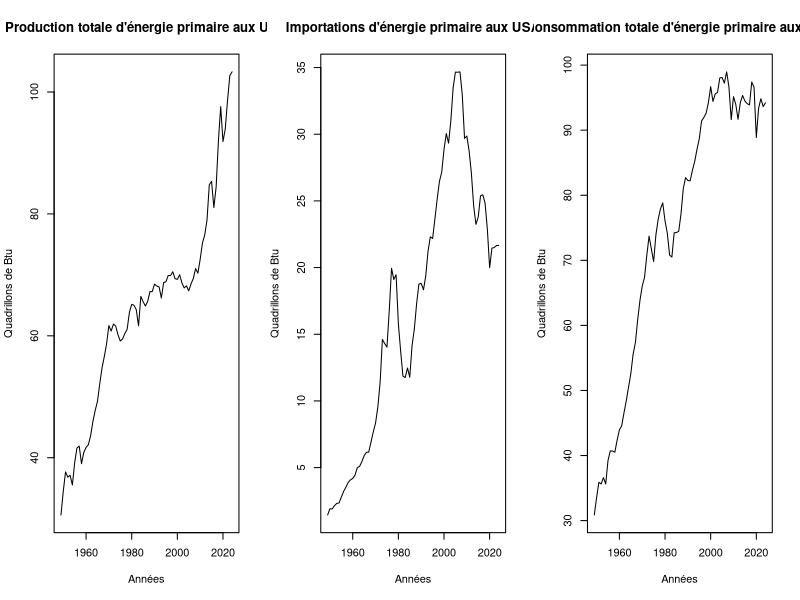
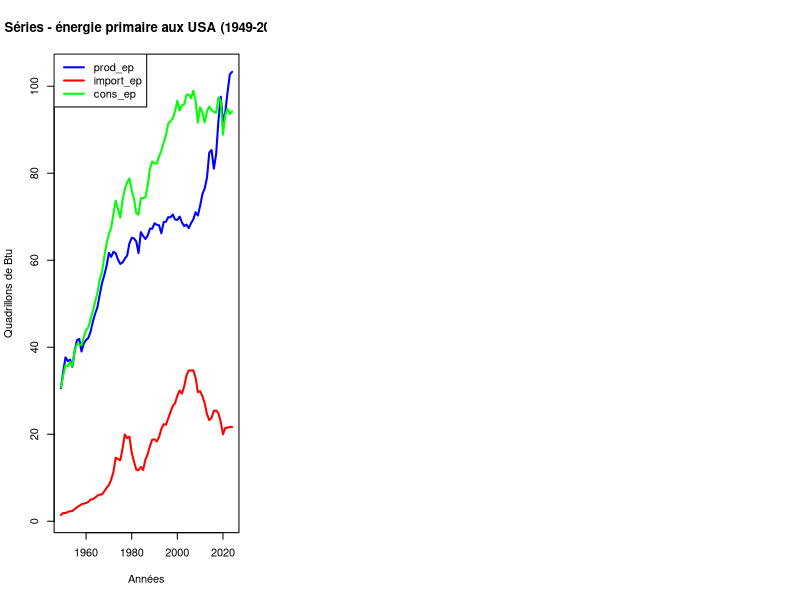
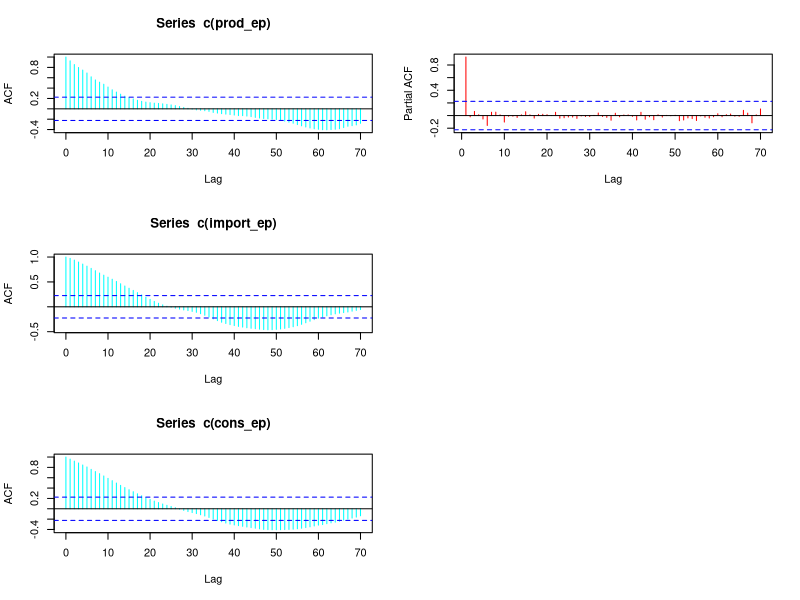

Source code (R) for these figures, in order: (Note: this script raises an error after producing the figures.)
# Librairies utiles
  library(readxl)

# Importation des séries
  series_energie_primaire <- read_excel("data/raw/series_energie_primaire.xlsx", col_names = TRUE, col_types = NULL)

  View(series_energie_primaire)

# Création des séries temporelles
  # Production totale d'énergie primaire
    prod_ep <- ts(series_energie_primaire[,2], start = c(1949), end = c(2024))
  
  # Importations d'énergie primaire
    import_ep <- ts(series_energie_primaire[,3], start =c(1949), end = c(2024))
  
  # Consommation totale d'énergie primaire
    cons_ep <- ts(series_energie_primaire[,4], start = c(1949), end = c(2024))
  
# Visualisation graphique
  # Graphiques séparés
    layout(matrix(1:3, 1, 3))
    plot(prod_ep, main = "Production totale d'énergie primaire aux USA", xlab = "Années", ylab = "Quadrillons de Btu")
    plot(import_ep, main = "Importations d'énergie primaire aux USA", xlab = "Années", ylab = "Quadrillons de Btu")
    plot(cons_ep, main = "Consommation totale d'énergie primaire aux USA", xlab = "Années", ylab = "Quadrillons de Btu")
    
  # Graphique
    plot(prod_ep, col = "blue", lwd = 2, ylim = range(c(prod_ep, import_ep, cons_ep)),
        xlab = "Années", ylab = "Quadrillons de Btu", main = "Séries - énergie primaire aux USA (1949-2024)")
    
    # Ajout des autres séries
      lines(import_ep, col = "red", lwd = 2)
      lines(cons_ep, col = "green", lwd = 2)
    
    # Légende
      legend("topleft",
             legend = c("prod_ep", "import_ep", "cons_ep"),
             col = c("blue", "red", "green"),
             lty = 1,
             lwd = 2)

  # Séries présentent des tendances et des changements structurels
    
# Corrélogrammes sur les séries en niveau
  layout(matrix(1:6,3,2))
  acf(c(prod_ep),lag.max= 70, plot = TRUE, col="cyan")
  acf(c(import_ep),lag.max= 70,plot = TRUE, col="cyan")
  acf(c(cons_ep),lag.max= 70, plot = TRUE, col="cyan")
  pacf(c(prod_ep),lag.max= 70,plot = TRUE, col="red", main=element_blank())
  pacf(c(import_ep),lag.max= 70, plot = TRUE, col="red", main=element_blank())
  pacf(c(cons_ep),lag.max= 70,plot = TRUE, col="red", main=element_blank())
    # Séries non-stationnaires en niveau
      # Présentent des retournements (parfois tardifs), ce qui laisse à penser à des changements structurels (coïncide avec la lecture graphique)

# Corrélogrammes sur les séries en différences premières
  # Transformation des séries en différences premières
    prod_ep_diff1 <- diff(prod_ep)
    import_ep_diff1 <- diff(import_ep)
    cons_ep_diff1 <- diff(cons_ep)
  
  # Visualisation
    layout(matrix(1:6,3,2))
    acf(c(prod_ep_diff1),lag.max= 70, plot = TRUE, col="cyan")
    acf(c(import_ep_diff1),lag.max= 70,plot = TRUE, col="cyan")
    acf(c(cons_ep_diff1),lag.max= 70, plot = TRUE, col="cyan")
    pacf(c(prod_ep_diff1),lag.max= 70,plot = TRUE, col="red", main=element_blank())
    pacf(c(import_ep_diff1),lag.max= 70, plot = TRUE, col="red", main=element_blank())
    pacf(c(cons_ep_diff1),lag.max= 70,plot = TRUE, col="red", main=element_blank())
      # Séries stationnaires en différences premières
    